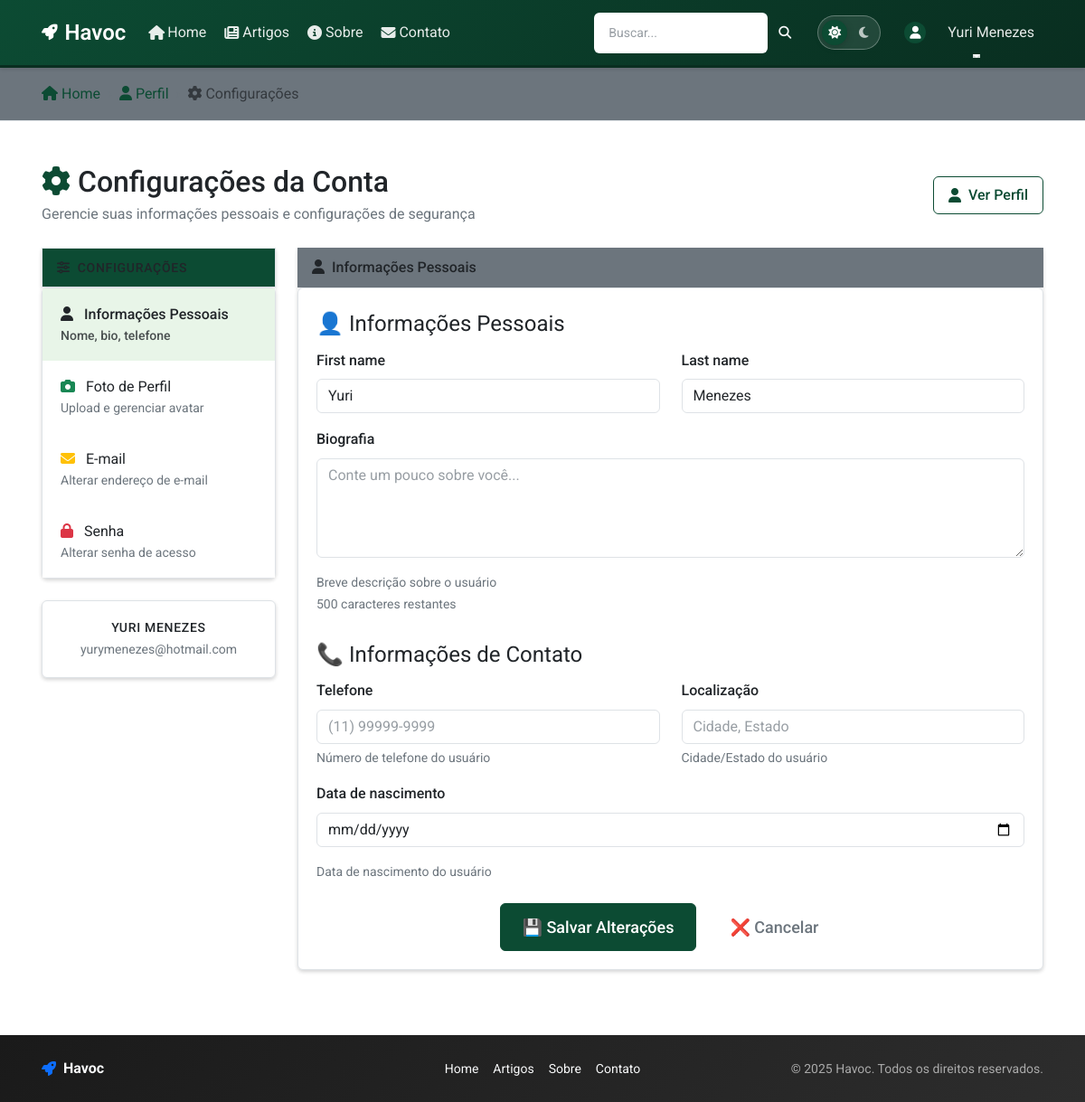
The page /accounts/configuracoes/ (signed in) on the database its author committed.
### apps/accounts/models/user.py (models this page shows, shortened)
class User(AbstractUser):
    email = models.EmailField(
        'endereço de email',
        unique=True,
        error_messages={
            'unique': "Já existe um usuário com este email.",
        }
    )
    is_verified = models.BooleanField(
        'verificado',
        default=False,
        help_text='Designa se o usuário verificou o email.'
    )
    slug = models.SlugField(
        'slug',
        max_length=100,
        unique=True,
        blank=True,
        help_text='Identificador único para URLs amigáveis'
    )
    avatar = models.ImageField(
        'avatar',
        upload_to=user_avatar_path,
        blank=True,
        null=True,
        help_text='Foto de perfil do usuário'
    )
    bio = models.TextField(
        'biografia',
        max_length=500,
        blank=True,
        help_text='Breve descrição sobre o usuário'
    )
    phone = models.CharField(
        'telefone',
        max_length=20,
        blank=True,
        help_text='Número de telefone do usuário'
    )
    birth_date = models.DateField(
        'data de nascimento',
        blank=True,
        null=True,
        help_text='Data de nascimento do usuário'
    )
    location = models.CharField(
        'localização',
        max_length=100,
        blank=True,
        help_text='Cidade/Estado do usuário'
    )
    objects = UserManager()
    USERNAME_FIELD = 'email'
    REQUIRED_FIELDS = ['username']
    class Meta:
        verbose_name = 'usuário'
        verbose_name_plural = 'usuários'
        ordering = ['-date_joined']
    def get_full_name(self):
        return f"{self.first_name} {self.last_name}".strip()
    def get_avatar_url(self):
        if self.avatar and hasattr(self.avatar, 'url'):
            return self.avatar.url
        return self.get_default_avatar()

### apps/accounts/views/profile.py (the view, shortened to what this page needs)
# urls.py: path('configuracoes/', UserUpdateView.as_view(), name='settings'),
class UserUpdateView(LoginRequiredMixin, View):
    template_name = 'accounts/user_settings.html'
    login_url = '/accounts/login/'
    def get(self, request):
        user = request.user
        context = {
            'profile_form': ProfileUpdateForm(instance=user),
            'avatar_form': AvatarUpdateForm(instance=user),
            'email_form': EmailUpdateForm(user=user, instance=user),
            'password_form': PasswordChangeForm(user=user),
            'profile_user': user,
        }
        return render(request, self.template_name, context)

### apps/config/models/app_module_config.py (called while the page is built)
    @property
    def is_available(self):
        return self.is_enabled and self.status == 'active'

### apps/config/services/module_service.py (called while the page is built)
    def get_module_by_name(self, app_name: str) -> Optional[AppModuleConfiguration]:
        try:
            return AppModuleConfiguration.objects.get(app_name=app_name)
        except AppModuleConfiguration.DoesNotExist:
            return None

    def is_module_enabled(self, app_name: str) -> bool:
        module = self.get_module_by_name(app_name)
        return module.is_available if module else False

### apps/accounts/templates/accounts/user_settings.html (shortened to what this page needs)
{% extends 'base.html' %}
{% load crispy_forms_tags %}
{% block content %}
<nav aria-label="breadcrumb" class="bg-secondary border-bottom">
    <div class="container">
        <ol class="breadcrumb mb-0 py-3">
            <li class="breadcrumb-item">
                <a href="{% url 'pages:home' %}" class="text-decoration-none">
                    <i class="fas fa-home me-1"></i>Home
                </a>
            </li>
            <li class="breadcrumb-item">
                <a href="{% url 'accounts:profile' %}" class="text-decoration-none">
                    <i class="fas fa-user me-1"></i>Perfil
                </a>
            </li>
            <li class="breadcrumb-item active" aria-current="page">
                <i class="fas fa-cog me-1"></i>Configurações
            </li>
        </ol>
    </div>
</nav>
<div class="container my-5">
    <div class="row mb-4">
        <div class="col-12">
            <div class="d-flex justify-content-between align-items-center">
                <div>
                    <h1 class="h2 mb-1 text-sans text-body">
                        <i class="fas fa-cog me-2 text-django-green"></i>Configurações da Conta
                    </h1>
                    <p class="text-secondary mb-0 text-body">Gerencie suas informações pessoais e configurações de segurança</p>
                </div>
                <div>
                    <a href="{% url 'accounts:profile' %}" class="btn btn-outline-primary">
                        <i class="fas fa-user me-1"></i>Ver Perfil
                    </a>
                </div>
            </div>
        </div>
    </div>
    <div class="row">
        <div class="col-lg-3">
            <div class="card-django border-0 shadow-sm mb-4">
                <div class="card-header bg-django-green text-light card-django">
                    <h6 class="mb-0 text-sans text-body">
                        <i class="fas fa-sliders-h me-2"></i>Configurações
                    </h6>
                </div>
                <div class="card-body p-0 card-django">
                    <div class="list-group list-group-flush">
                        <a href="#profile-section" class="list-group-item list-group-item-action active" data-section="profile">
                            <i class="fas fa-user me-2 text-django-green"></i>
                            <span>Informações Pessoais</span>
                            <small class="d-block text-secondary">Nome, bio, telefone</small>
                        </a>
                        <a href="#avatar-section" class="list-group-item list-group-item-action" data-section="avatar">
                            <i class="fas fa-camera me-2 text-success"></i>
                            <span>Foto de Perfil</span>
                            <small class="d-block text-secondary">Upload e gerenciar avatar</small>
                        </a>
                        <a href="#email-section" class="list-group-item list-group-item-action" data-section="email">
                            <i class="fas fa-envelope me-2 text-warning"></i>
                            <span>E-mail</span>
                            <small class="d-block text-secondary">Alterar endereço de e-mail</small>
                        </a>
                        <a href="#password-section" class="list-group-item list-group-item-action" data-section="password">
                            <i class="fas fa-lock me-2 text-danger"></i>
                            <span>Senha</span>
                            <small class="d-block text-secondary">Alterar senha de acesso</small>
                        </a>
                    </div>
                </div>
            </div>
            <div class="card-django border-0 shadow-sm">
                <div class="card-body text-center card-django">
                    <h6 class="mb-1 text-sans text-body">{{ profile_user.get_full_name|default:profile_user.username }}</h6>
                    <p class="text-secondary small mb-0 text-body">{{ profile_user.email }}</p>
                </div>
            </div>
        </div>
        <div class="col-lg-9">
            <div id="profile-section" class="settings-section">
                <div class="card-django border-0 shadow-sm mb-4">
                    <div class="card-header bg-secondary border-0 card-django">
                        <h5 class="mb-0 text-sans text-body">
                            <i class="fas fa-user me-2"></i>Informações Pessoais
                        </h5>
                    </div>
                    <div class="card-body card-django">
                        <form method="post" class="needs-validation form-django" novalidate aria-label="Formulário de informações pessoais" role="form">
                            {% crispy profile_form %}
                        </form>
                    </div>
                </div>
            </div>
        </div>
    </div>
</div>
{% endblock %}

### apps/pages/templates/includes/_nav.html (shortened to what this page needs)
{% load static %}
<nav class="navbar navbar-expand-lg navbar-django">
    <div class="container">
        <a class="navbar-brand" href="{% url 'pages:home' %}">
            <i class="fas fa-rocket me-2"></i>Havoc
        </a>
        <div class="collapse navbar-collapse" id="navbarNav">
            <ul class="navbar-nav me-auto">
                <li class="nav-item">
                    <a class="nav-link {% if request.resolver_match.url_name == 'home' %}active{% endif %}" href="{% url 'pages:home' %}">
                        <i class="fas fa-home me-1"></i>Home
                    </a>
                </li>
                <li class="nav-item">
                    <a class="nav-link {% if 'articles' in request.resolver_match.namespace %}active{% endif %}" href="{% url 'articles:article_list' %}">
                        <i class="fas fa-newspaper me-1"></i>Artigos
                    </a>
                </li>
                <li class="nav-item">
                    <a class="nav-link {% if request.resolver_match.url_name == 'about' %}active{% endif %}" href="{% url 'pages:about' %}">
                        <i class="fas fa-info-circle me-1"></i>Sobre
                    </a>
                </li>
                <li class="nav-item">
                    <a class="nav-link {% if request.resolver_match.url_name == 'contact' %}active{% endif %}" href="{% url 'pages:contact' %}">
                        <i class="fas fa-envelope me-1"></i>Contato
                    </a>
                </li>
            </ul>
            <form class="d-flex me-3 form-django" method="get" action="{% url 'articles:search' %}" aria-label="Formulário de busca" role="form">
                <div class="input-group">
                    <input class="form-control form-control-enhanced form-control-sm" type="search" name="q" placeholder="Buscar..."
                           aria-label="Campo de busca" aria-describedby="search-button" value="{{ request.GET.q }}">
                    <button class="btn btn-outline-light btn-sm text-sans" type="submit"
                            id="search-button" aria-label="Buscar">
                        <i class="fas fa-search"></i>
                    </button>
                </div>
            </form>
            <ul class="navbar-nav align-items-center">
                <li class="nav-item me-2">
                    <div class="theme-toggle" role="radiogroup" aria-label="Escolher tema">
                        <button class="theme-option" data-theme="light" title="Tema claro" aria-label="Tema claro" role="radio">
                            <i class="fas fa-sun"></i>
                        </button>
                        <button class="theme-option" data-theme="dark" title="Tema escuro" aria-label="Tema escuro" role="radio">
                            <i class="fas fa-moon"></i>
                        </button>
                    </div>
                </li>
                {% if user.is_authenticated %}
                    <li class="nav-item dropdown">
                        <a class="nav-link dropdown-toggle d-flex align-items-center" href="#" id="userDropdown" role="button"
                           data-bs-toggle="dropdown" aria-expanded="false" aria-label="Menu do usuário">
                            <div class="avatar-sm me-2">
                                <div class="bg-django-green rounded-circle d-flex align-items-center justify-content-center" style="width: 24px; height: 24px;">
                                    <i class="fas fa-user text-white small"></i>
                                </div>
                            </div>
                            <span class="d-none d-md-inline">{{ user.get_full_name|default:user.username }}</span>
                        </a>
                    </li>
                {% endif %}
            </ul>
        </div>
    </div>
</nav>

### static/css/forms.css (style rules this page uses)
.form-control { transition: border-color 0.15s ease-in-out, box-shadow 0.15s ease-in-out, background-color 0.15s ease-in-out; }
.form-group { margin-bottom: 1rem; }
.form-group label { font-weight: 500; margin-bottom: 0.5rem; color: #495057; }

### apps/accounts/templates/accounts/user_settings.html (style rules this page uses)
.settings-section { transition: opacity 0.3s ease; }
.list-group-item { border: none; padding: 16px 20px; transition: all 0.2s ease; cursor: pointer; }
.list-group-item.active { background-color: #e8f5e8; color: var(--bs-django-green); border-left: 4px solid var(--bs-django-green); font-weight: 500; }
.list-group-item.active i { color: var(--bs-django-green) !important; }
.list-group-item.active small { color: var(--bs-django-green) !important; opacity: 0.8; }
.card-django { transition: transform 0.2s ease; }

### rows shown on the page
User: get_full_name "Yuri Menezes", get_full_name "YURI MENEZES", email "yurymenezes@hotmail.com", first_name "Yuri", last_name "Menezes"
